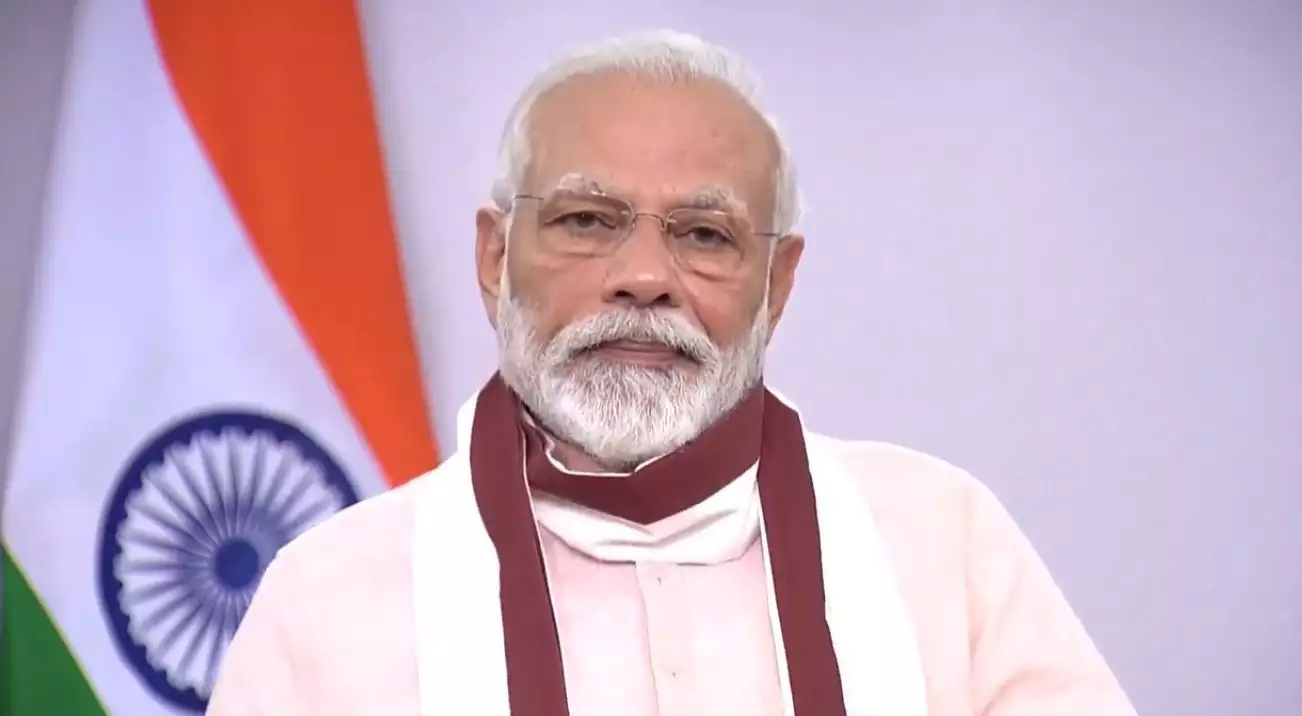
#> input picture modi.jpg, 1302 x 716 px
$ jupyter execute 'face eye detection from images.ipynb'
#> lines starting #> are read from the running program, lines starting #| are printed output that depends on the picture; after the words box and inside, x2 and y2 are one past the last pixel; in counts of white or black regions, pixels touching at a corner belong together
### HAAR Cascade Classifier

[cell 1]
import numpy as np
import cv2

[cell 2]
#call classifier
face_model=cv2.CascadeClassifier('haarcascade_frontalface_default.xml')
img=cv2.imread('modi.jpg')
#> img is the input picture: shape (716, 1302, 3); mean B, G, R 195.9, 177.8, 203.2
gray=cv2.cvtColor(img,cv2.COLOR_BGR2GRAY) #convert blue green red(bgr)  to gray
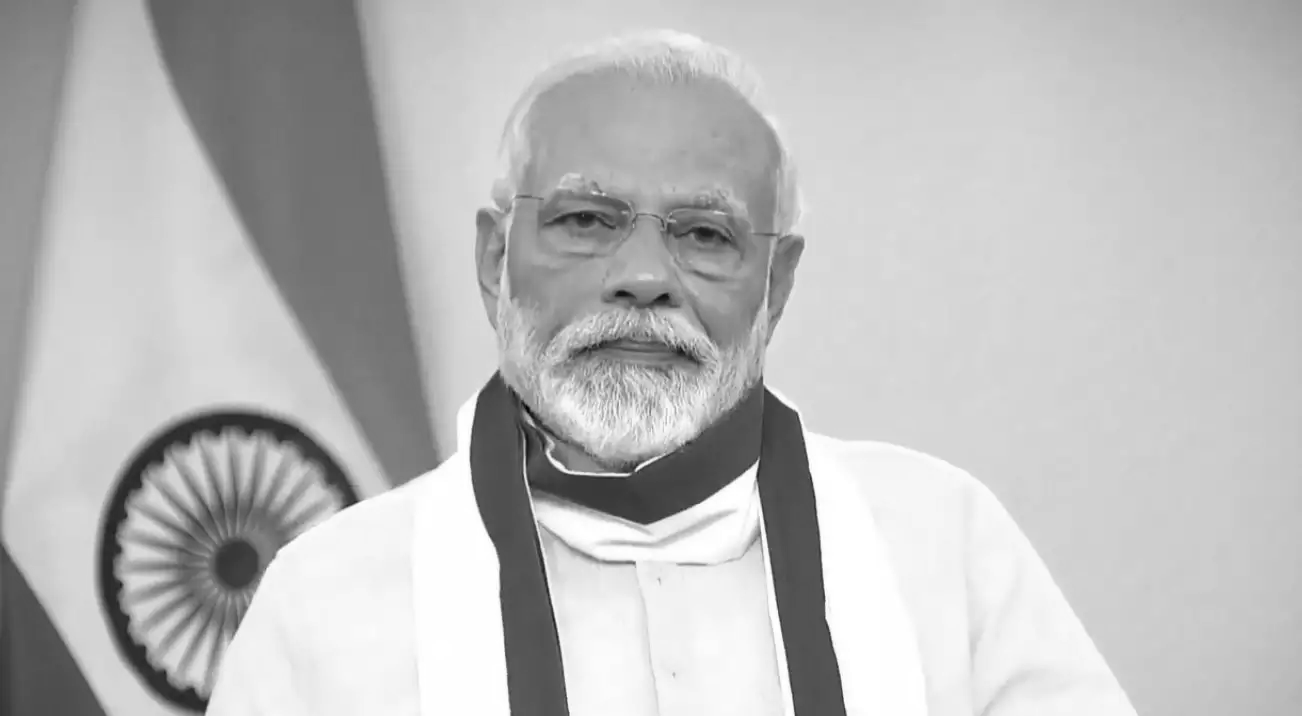
#> gray: shape (716, 1302); min 3, max 255, mean 187.5
faces=face_model.detectMultiScale(gray,1.3,5)  #this faces gives 4 values for drawing rectangle
#> faces = [[476, 104, 331, 331]]

if faces is ():
    print('no faces found')
#draw boxes on original image
for (x,y,w,h) in faces:
    cv2.rectangle(img,(x,y),(x+w,y+h),(122,0,220),2) #draw rectangle on img with fist and last coordinates and rgb colors
    cv2.imshow('face detection',img)
    cv2.waitKey()
#> this loop made 1 pass
#> pass 1, `cv2.imshow('face detection',img)`:
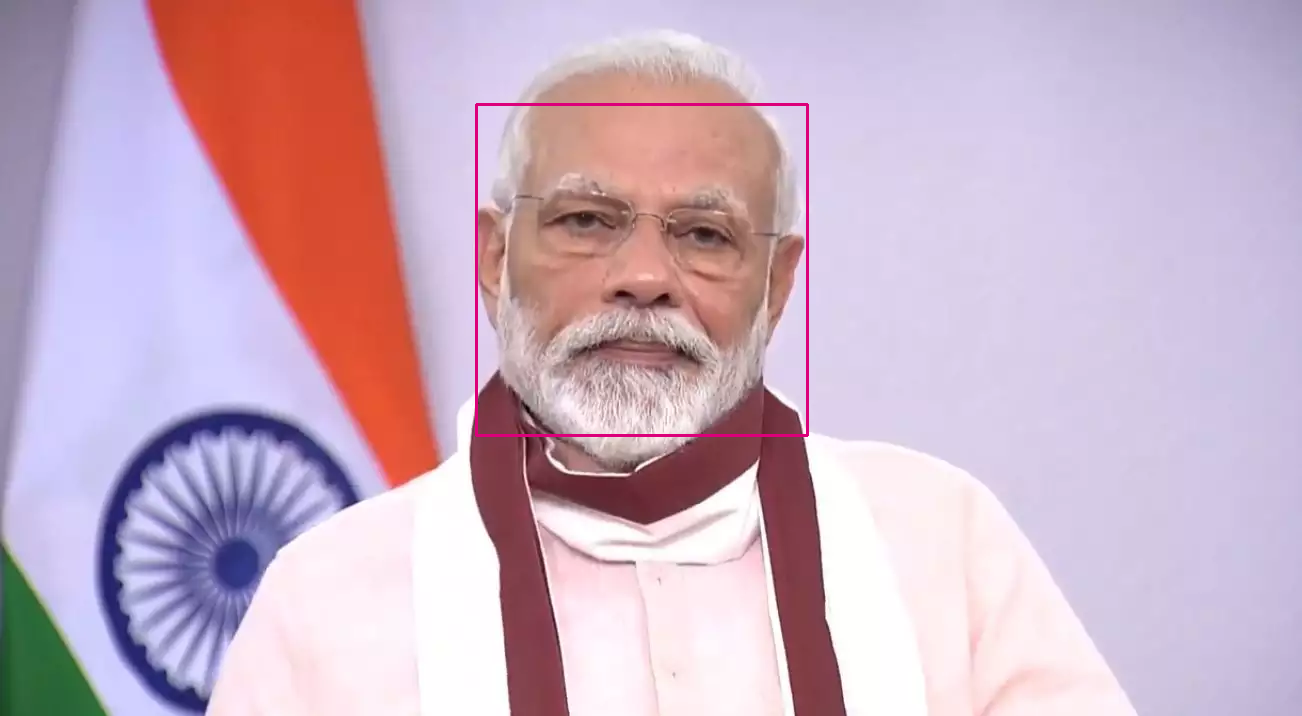
#> window 'face detection': shape (716, 1302, 3); mean B, G, R 195.7, 177.1, 203.3
cv2.destroyAllWindows()

### detect face and eye

[cell 3]
face_classifier = cv2.CascadeClassifier('haarcascade_frontalface_default.xml')
eye_classifier = cv2.CascadeClassifier('haarcascade_eye.xml')

img = cv2.imread('modi.jpg')
gray = cv2.cvtColor(img, cv2.COLOR_BGR2GRAY)

faces = face_classifier.detectMultiScale(gray, 1.3, 5)

# When no faces detected, face_classifier returns and empty tuple
if faces is ():
    print("No Face Found")

for (x,y,w,h) in faces:
    cv2.rectangle(img,(x,y),(x+w,y+h),(127,0,255),2)
    cv2.imshow('img',img)
    cv2.waitKey(0)
    roi_gray = gray[y:y+h, x:x+w]
    roi_color = img[y:y+h, x:x+w]
    eyes = eye_classifier.detectMultiScale(roi_gray)
    for (ex,ey,ew,eh) in eyes:
        cv2.rectangle(roi_color,(ex,ey),(ex+ew,ey+eh),(255,255,0),2)
        cv2.imshow('img',img)
        cv2.waitKey(0)
#> this loop made 1 pass
#> pass 1, `roi_gray = gray[y:y+h, x:x+w]`:
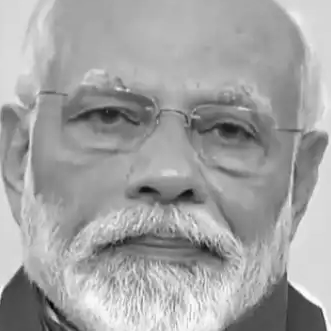
#> roi_gray: shape (331, 331); min 3, max 255, mean 162.7
#> pass 1, `roi_color = img[y:y+h, x:x+w]`:
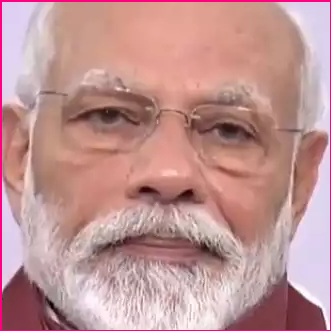
#> roi_color: shape (331, 331, 3); mean B, G, R 147.1, 147.6, 192.5
#> after the loop:
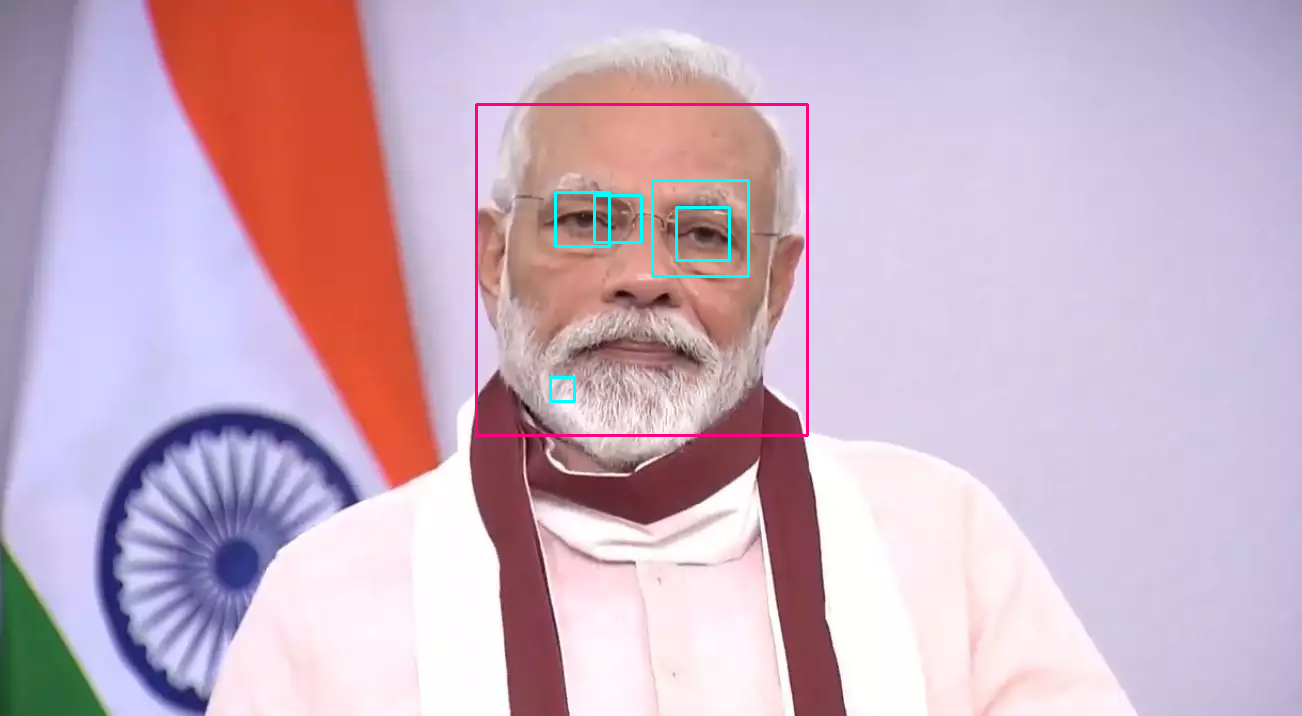
#> img: shape (716, 1302, 3); 0.77% of pixels changed, all inside (x1, y1, x2, y2) = (475, 103, 809, 437)
#> after the loop:
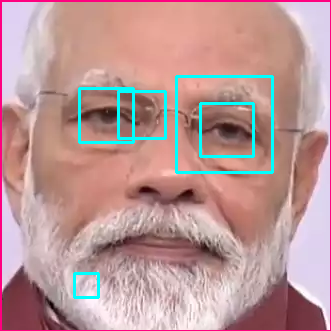
#> roi_color: shape (331, 331, 3); 2.97% of pixels changed, all inside (x1, y1, x2, y2) = (73, 75, 274, 299)

cv2.destroyAllWindows()
